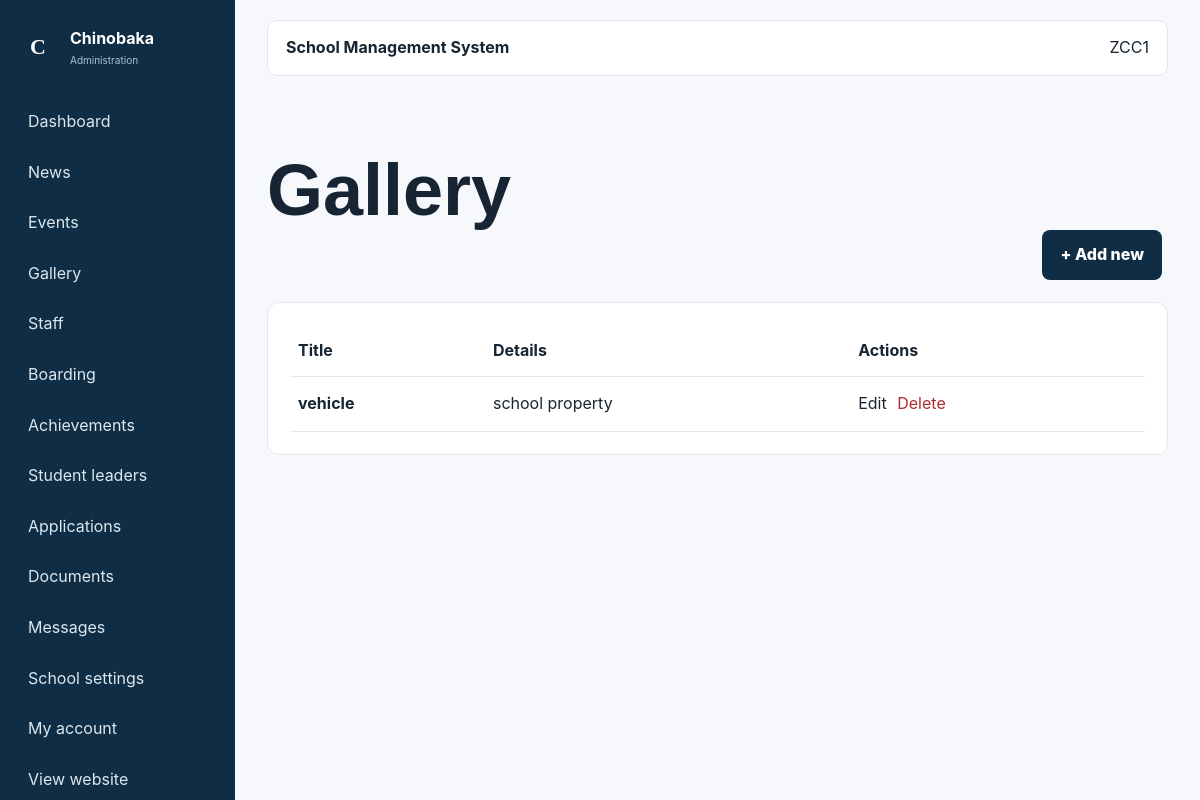
The app's page /admin/gallery (signed in) with its own data.
### app/models.py (models this page shows, shortened)
class AdminUser(UserMixin,db.Model):
 id=db.Column(db.Integer,primary_key=True); username=db.Column(db.String(80),unique=True,nullable=False); password_hash=db.Column(db.String(255),nullable=False); role=db.Column(db.String(30),default='Administrator'); is_active=db.Column(db.Boolean,default=True); created_at=db.Column(db.DateTime,default=datetime.utcnow)

class GalleryItem(db.Model):
 id=db.Column(db.Integer,primary_key=True); title=db.Column(db.String(200),nullable=False); caption=db.Column(db.Text); image_filename=db.Column(db.String(255),nullable=False); category=db.Column(db.String(80),default='School'); created_at=db.Column(db.DateTime,default=datetime.utcnow)

### app/routes/admin.py (the view)
@admin_bp.get('/gallery')
def gallery_list(): return render_template('admin/gallery_list.html',items=GalleryItem.query.order_by(GalleryItem.created_at.desc()).all())

### app/__init__.py (called while the page is built)
@login_manager.user_loader
def load_user(user_id):
    from .models import AdminUser
    try:
        return db.session.get(AdminUser, int(user_id))
    except (TypeError, ValueError):
        return None

### app/routes/admin.py (called while the page is built)
@admin_bp.before_request
def require_admin_login():
    if not current_user.is_authenticated: return redirect(url_for('auth.login'))

### app/templates/admin/gallery_list.html
{%extends 'admin/base.html'%}{%block content%}<div class="adminhead"><h1>Gallery</h1><a class="btn primary" href="{{url_for('admin.gallery_form')}}">+ Add new</a></div><section class="panel table"><table><thead><tr><th>Title</th><th>Details</th><th>Actions</th></tr></thead><tbody>{%for item in items%}<tr><td><b>{{item.title}}</b></td><td>{{item.category}}</td><td><a href="{{url_for('admin.gallery_form',item_id=item.id)}}">Edit</a> <form class="inline" method="post" action="{{url_for('admin.gallery_delete',item_id=item.id)}}"><input type="hidden" name="csrf_token" value="{{csrf_token()}}"><button class="danger">Delete</button></form></td></tr>{%else%}<tr><td colspan="3">No records yet.</td></tr>{%endfor%}</tbody></table></section>{%endblock%}

### app/templates/admin/base.html
<!doctype html><html><head><meta charset="utf-8"><meta name="viewport" content="width=device-width,initial-scale=1"><title>Admin | Chinobaka</title><link rel="stylesheet" href="{{url_for('static',filename='css/style.css')}}"></head><body class="admin"><aside><div class="adminbrand"><span class="mark">C</span><div><b>Chinobaka</b><small>Administration</small></div></div><nav><a href="{{url_for('admin.dashboard')}}">Dashboard</a><a href="{{url_for('admin.news_list')}}">News</a><a href="{{url_for('admin.events_list')}}">Events</a><a href="{{url_for('admin.gallery_list')}}">Gallery</a><a href="{{url_for('admin.staff_list')}}">Staff</a><a href="{{url_for('admin.boarding_list')}}">Boarding</a><a href="{{url_for('admin.achievements_list')}}">Achievements</a><a href="{{url_for('admin.hierarchy_list')}}">Student leaders</a><a href="{{url_for('admin.applications')}}">Applications</a><a href="{{url_for('admin.downloads_list')}}">Documents</a><a href="{{url_for('admin.messages')}}">Messages</a><a href="{{url_for('admin.settings')}}">School settings</a><a href="{{url_for('admin.account')}}">My account</a><a href="{{url_for('public.home')}}">View website</a></nav><form method="post" action="{{url_for('auth.logout')}}"><input type="hidden" name="csrf_token" value="{{csrf_token()}}"><button>Sign out</button></form></aside><main class="adminmain"><div class="admintop"><b>School Management System</b><span>{{current_user.username}}</span></div>{%with ms=get_flashed_messages(with_categories=true)%}{%for c,m in ms%}<div class="flash {{c}}">{{m}}</div>{%endfor%}{%endwith%}{%block content%}{%endblock%}</main></body></html>

### app/static/css/style.css (style rules this page uses)
* { box-sizing:border-box }
body { margin:0;font-family:Inter,Arial;color:#172433;line-height:1.6 }
h1,h2,h3 { font-family:Poppins,Arial;line-height:1.15 }
h1 { font-size:clamp(2.5rem,6vw,5rem) }
a { text-decoration:none;color:inherit }
.brand img,.mark { width:44px;height:44px;object-fit:contain }
.mark { display:grid;place-items:center;background:#102d46;color:#fff;border-radius:10px;font:bold 22px Poppins }
.btn { display:inline-block;border:0;border-radius:8px;padding:12px 18px;font-weight:800;cursor:pointer;margin:8px 6px 0 0 }
.primary { background:#102d46;color:#fff }
.admin { background:#f6f8fb;margin:0 }
.admin aside { position:fixed;inset:0 auto 0 0;width:235px;background:#102d46;color:#fff;padding:25px 16px;display:flex;flex-direction:column }
.adminbrand { display:flex;align-items:center;gap:10px;margin-bottom:30px }
.adminbrand small { display:block;color:#adc0cf;font-size:10px }
.admin aside nav { display:grid;gap:5px }
.admin aside nav a,.admin aside button { color:#dce7ee;padding:10px 12px;border:0;background:transparent;border-radius:7px;text-align:left;font:inherit;cursor:pointer }
.adminmain { margin-left:235px;padding:20px 32px;min-height:100vh }
.admintop { background:#fff;border:1px solid #e2e8ef;border-radius:10px;padding:14px 18px;display:flex;justify-content:space-between;margin-bottom:25px }
.adminhead { display:flex;justify-content:space-between;align-items:end;margin-bottom:22px }
.panel { background:#fff;border:1px solid #e2e8ef;border-radius:12px;padding:22px;margin-bottom:22px }
.table { overflow:auto }
table { width:100%;border-collapse:collapse }
th,td { padding:13px 8px;border-bottom:1px solid #e5eaf0;text-align:left }
.inline { display:inline }
.danger { background:none;border:0;color:#a92d2d;cursor:pointer;font:inherit }

### records on screen
AdminUser: username "ZCC1"
GalleryItem: title "vehicle", category "school property"
